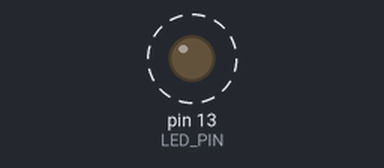
Bench run of a sketch on a simulated Arduino Uno, built with avr-gcc and run on an emulated ATmega328P. Shown: output pins drawn as LEDs (lit = HIGH). Dashed ring = blinking.

Above: at 0.15 s.
Timing chart, 0 to 3.0 s (numbered marks = the images above):
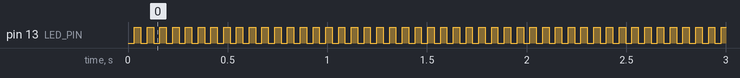

Measured:
- by itself, pin 13 (LED_PIN): alternates HIGH for 0.03 s and LOW for 0.03 s

The sketch:

002_PiscarLED_watchdog.ino
```cpp
// (licence header left out)
// Macro to executed assembly instruction 'wdr' (reset watchdog)
// Also defined in "avr/wdt.h"
#define wdt_reset() __asm__ __volatile__ ("wdr")

// Timer prescalers available for the watchdog.
#define WDT_16MS	B01000000
#define WDT_32MS	B01000001
#define WDT_64MS	B01000010
#define WDT_125MS	B01000011
#define WDT_250MS	B01000100
#define WDT_500MS	B01000101
#define WDT_1S		B01000110
#define WDT_2S		B01000111
#define WDT_4S		B01100000
#define WDT_8S		B01100001

// LED conectado no pino 10 através de um restor de 220 Ohms
#define LED_PIN 13

// Varável global acessada pela interrupção do watchdog
volatile bool _ledToggle = false;

// Declaração de funções auxiliares
void watchdogInit(uint8_t);


void setup()
{
	pinMode(LED_PIN, OUTPUT);
	//watchdogInit(WDT_500MS);
	watchdogInit(WDT_32MS);
}

void loop()
{
	// Enquanto a flag = true mantém o led aceso
	// Enquanto a flag = false mantém o led apagado
	// A flag troca de estado toda vez que houver um timeout
	// do temporizador do watchdog.
	if (_ledToggle) digitalWrite(LED_PIN, HIGH);
	else digitalWrite(LED_PIN, LOW);
}

//////////////////////////////////////////////

// Executado toda vez que houver uma interrupção gerada
// pelo contador do watchdog, o tempo pode ser controlado
// de acordo com divisores específicos da frequência base
// do oscilador interno de 128KHz. Após trocar o estado
// lógico da flag, reseta o contador do watchdog para
// que ele possa repetir o processo.
ISR(WDT_vect)
{
	_ledToggle = !_ledToggle;
	wdt_reset();
}


// Inicializa o controlador do watchdog de acordo com o valor
// do divisor/prescaler passado como argumento. Caso um valor
// não seja passado, assume 1s para o timeout. Para iniciar
// o Watchdog como interrupção, sem causar o processador a
// reiniciar, é necessário executar esta sequencia:
//  1: desabilitar interrupções
//  2: resetar o watchdog
//  3: habilitar o watchdog e o prescaler (registrador WDTCSR)
//  4. habilitar a interrupção e setar o prescaler (registrador WDTCSR)
//  5. habilitar interrupções
void watchdogInit(byte timeout_mask = WDT_1S)
{
	cli();
	wdt_reset();
	WDTCSR |= B00011000;
	WDTCSR = timeout_mask;
	sei();
}
```
